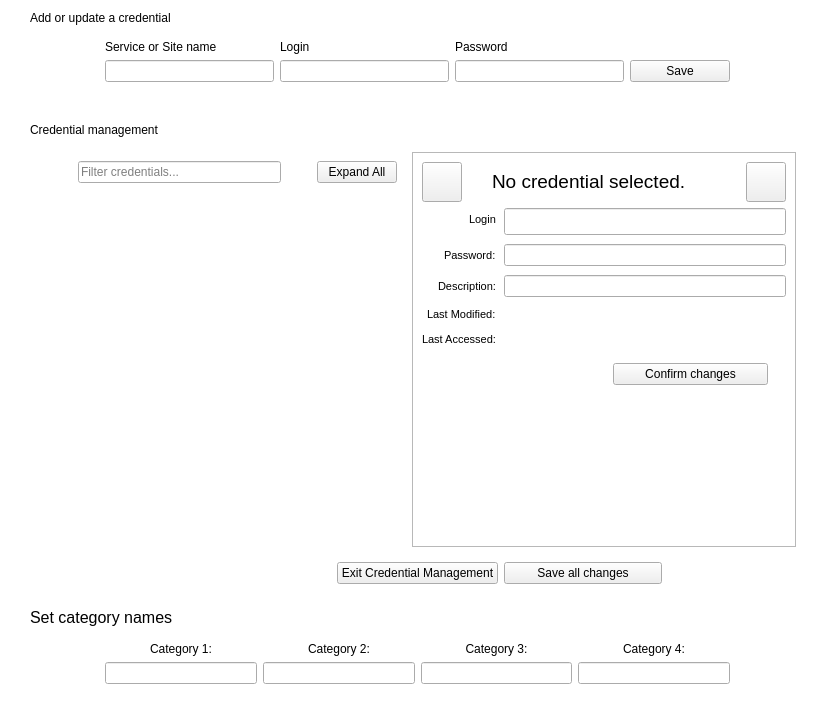
<?xml version="1.0" encoding="UTF-8"?>
<ui version="4.0">
 <class>CredentialsManagement</class>
 <widget class="QWidget" name="CredentialsManagement">
  <property name="geometry">
   <rect>
    <x>0</x>
    <y>0</y>
    <width>835</width>
    <height>704</height>
   </rect>
  </property>
  <property name="windowTitle">
   <string>Form</string>
  </property>
  <property name="styleSheet">
   <string notr="true">#CredentialsManagement
{
background-color: rgb(255, 255, 255);
}

.FrameTitle {
border: 2px solid #EFEFEF;
padding: 2px;
font-size: 12pt;
border-top: none;
border-left: none;
border-right: none;
}</string>
  </property>
  <layout class="QVBoxLayout" name="verticalLayout_4">
   <property name="leftMargin">
    <number>30</number>
   </property>
   <property name="rightMargin">
    <number>30</number>
   </property>
   <item>
    <widget class="QLabel" name="label">
     <property name="text">
      <string>Add or update a credential</string>
     </property>
     <property name="class" stdset="0">
      <string>FrameTitle</string>
     </property>
    </widget>
   </item>
   <item>
    <widget class="QWidget" name="quickInsertWidget" native="true">
     <layout class="QHBoxLayout" name="horizontalLayout">
      <property name="leftMargin">
       <number>75</number>
      </property>
      <property name="rightMargin">
       <number>75</number>
      </property>
      <item>
       <layout class="QGridLayout" name="gridLayoutAddCred">
        <item row="0" column="1">
         <widget class="QLabel" name="label_4">
          <property name="text">
           <string>Login</string>
          </property>
         </widget>
        </item>
        <item row="1" column="1">
         <widget class="QLineEdit" name="addCredLoginInput">
          <property name="maxLength">
           <number>62</number>
          </property>
         </widget>
        </item>
        <item row="1" column="0">
         <widget class="QLineEdit" name="addCredServiceInput">
          <property name="maxLength">
           <number>57</number>
          </property>
         </widget>
        </item>
        <item row="1" column="2">
         <widget class="PasswordLineEdit" name="addCredPasswordInput">
          <property name="maxLength">
           <number>31</number>
          </property>
         </widget>
        </item>
        <item row="0" column="0">
         <widget class="QLabel" name="label_3">
          <property name="text">
           <string>Service or Site name</string>
          </property>
         </widget>
        </item>
        <item row="0" column="2">
         <widget class="QLabel" name="label_5">
          <property name="text">
           <string>Password</string>
          </property>
         </widget>
        </item>
        <item row="1" column="3">
         <widget class="QPushButton" name="addCredentialButton">
          <property name="minimumSize">
           <size>
            <width>100</width>
            <height>0</height>
           </size>
          </property>
          <property name="text">
           <string>Save</string>
          </property>
         </widget>
        </item>
       </layout>
      </item>
     </layout>
    </widget>
   </item>
   <item>
    <widget class="QWidget" name="widget" native="true">
     <property name="minimumSize">
      <size>
       <width>0</width>
       <height>20</height>
      </size>
     </property>
    </widget>
   </item>
   <item>
    <widget class="QLabel" name="label_2">
     <property name="text">
      <string>Credential management</string>
     </property>
     <property name="class" stdset="0">
      <string>FrameTitle</string>
     </property>
    </widget>
   </item>
   <item>
    <widget class="QStackedWidget" name="stackedWidget">
     <property name="currentIndex">
      <number>1</number>
     </property>
     <widget class="QWidget" name="pageLocked">
      <layout class="QHBoxLayout" name="horizontalLayout_2">
       <property name="spacing">
        <number>35</number>
       </property>
       <item>
        <spacer name="horizontalSpacer">
         <property name="orientation">
          <enum>Qt::Horizontal</enum>
         </property>
         <property name="sizeHint" stdset="0">
          <size>
           <width>64</width>
           <height>20</height>
          </size>
         </property>
        </spacer>
       </item>
       <item>
        <widget class="QLabel" name="label_6">
         <property name="text">
          <string/>
         </property>
         <property name="pixmap">
          <pixmap resource="../img/images.qrc">:/management-mode.png</pixmap>
         </property>
        </widget>
       </item>
       <item>
        <layout class="QVBoxLayout" name="verticalLayout_6">
         <property name="spacing">
          <number>30</number>
         </property>
         <item>
          <spacer name="verticalSpacer_5">
           <property name="orientation">
            <enum>Qt::Vertical</enum>
           </property>
           <property name="sizeHint" stdset="0">
            <size>
             <width>20</width>
             <height>40</height>
            </size>
           </property>
          </spacer>
         </item>
         <item>
          <widget class="QLabel" name="label_15">
           <property name="font">
            <font>
             <pointsize>12</pointsize>
             <weight>75</weight>
             <bold>true</bold>
            </font>
           </property>
           <property name="text">
            <string>Credentials Management Mode</string>
           </property>
          </widget>
         </item>
         <item>
          <widget class="QLabel" name="label_16">
           <property name="text">
            <string>Browsing through your credentials list requires your device to be in management mode. Click the button below to start the process.</string>
           </property>
           <property name="wordWrap">
            <bool>true</bool>
           </property>
          </widget>
         </item>
         <item>
          <widget class="QPushButton" name="pushButtonEnterMMM">
           <property name="sizePolicy">
            <sizepolicy hsizetype="Preferred" vsizetype="Preferred">
             <horstretch>0</horstretch>
             <verstretch>0</verstretch>
            </sizepolicy>
           </property>
           <property name="text">
            <string>Enter Credentials Management Mode</string>
           </property>
          </widget>
         </item>
         <item>
          <spacer name="verticalSpacer_6">
           <property name="orientation">
            <enum>Qt::Vertical</enum>
           </property>
           <property name="sizeHint" stdset="0">
            <size>
             <width>20</width>
             <height>40</height>
            </size>
           </property>
          </spacer>
         </item>
        </layout>
       </item>
       <item>
        <spacer name="horizontalSpacer_3">
         <property name="orientation">
          <enum>Qt::Horizontal</enum>
         </property>
         <property name="sizeHint" stdset="0">
          <size>
           <width>63</width>
           <height>20</height>
          </size>
         </property>
        </spacer>
       </item>
      </layout>
     </widget>
     <widget class="QWidget" name="pageUnlocked">
      <layout class="QVBoxLayout" name="verticalLayout_3">
       <item>
        <layout class="QHBoxLayout" name="horizontalLayout_4">
         <item>
          <widget class="QWidget" name="credentialsListWdiget" native="true">
           <layout class="QVBoxLayout" name="verticalLayout">
            <item>
             <layout class="QHBoxLayout" name="horizontalLayout_filterCred">
              <item>
               <widget class="QToolButton" name="toolButtonFavFilter">
                <property name="minimumSize">
                 <size>
                  <width>18</width>
                  <height>18</height>
                 </size>
                </property>
                <property name="cursor">
                 <cursorShape>ArrowCursor</cursorShape>
                </property>
                <property name="mouseTracking">
                 <bool>false</bool>
                </property>
                <property name="text">
                 <string/>
                </property>
                <property name="checkable">
                 <bool>false</bool>
                </property>
                <property name="autoRaise">
                 <bool>true</bool>
                </property>
               </widget>
              </item>
              <item>
               <widget class="QLineEdit" name="lineEditFilterCred">
                <property name="sizePolicy">
                 <sizepolicy hsizetype="MinimumExpanding" vsizetype="Fixed">
                  <horstretch>0</horstretch>
                  <verstretch>0</verstretch>
                 </sizepolicy>
                </property>
                <property name="placeholderText">
                 <string>Filter credentials...</string>
                </property>
               </widget>
              </item>
              <item>
               <widget class="QToolButton" name="toolButtonClearFilter">
                <property name="minimumSize">
                 <size>
                  <width>18</width>
                  <height>18</height>
                 </size>
                </property>
                <property name="cursor">
                 <cursorShape>ArrowCursor</cursorShape>
                </property>
                <property name="mouseTracking">
                 <bool>false</bool>
                </property>
                <property name="text">
                 <string/>
                </property>
                <property name="checkable">
                 <bool>false</bool>
                </property>
                <property name="autoRaise">
                 <bool>true</bool>
                </property>
               </widget>
              </item>
              <item>
               <widget class="QPushButton" name="pushButtonExpandAll">
                <property name="text">
                 <string>Expand All</string>
                </property>
               </widget>
              </item>
             </layout>
            </item>
            <item>
             <widget class="CredentialView" name="credentialTreeView" native="true">
              <property name="sizePolicy">
               <sizepolicy hsizetype="MinimumExpanding" vsizetype="Expanding">
                <horstretch>0</horstretch>
                <verstretch>0</verstretch>
               </sizepolicy>
              </property>
             </widget>
            </item>
           </layout>
          </widget>
         </item>
         <item>
          <layout class="QVBoxLayout" name="verticalLayout_2">
           <item>
            <widget class="QFrame" name="credDisplayFrame">
             <property name="sizePolicy">
              <sizepolicy hsizetype="Fixed" vsizetype="Preferred">
               <horstretch>0</horstretch>
               <verstretch>0</verstretch>
              </sizepolicy>
             </property>
             <property name="minimumSize">
              <size>
               <width>384</width>
               <height>0</height>
              </size>
             </property>
             <property name="maximumSize">
              <size>
               <width>384</width>
               <height>16777215</height>
              </size>
             </property>
             <property name="frameShape">
              <enum>QFrame::StyledPanel</enum>
             </property>
             <property name="frameShadow">
              <enum>QFrame::Raised</enum>
             </property>
             <layout class="QVBoxLayout" name="verticalLayout_24">
              <item>
               <layout class="QHBoxLayout" name="horizontalLayout_6">
                <item>
                 <widget class="QPushButton" name="pushButtonFavorite">
                  <property name="minimumSize">
                   <size>
                    <width>40</width>
                    <height>40</height>
                   </size>
                  </property>
                  <property name="maximumSize">
                   <size>
                    <width>40</width>
                    <height>40</height>
                   </size>
                  </property>
                 </widget>
                </item>
                <item>
                 <widget class="QLineEdit" name="credDisplayServiceInput">
                  <property name="sizePolicy">
                   <sizepolicy hsizetype="MinimumExpanding" vsizetype="Fixed">
                    <horstretch>0</horstretch>
                    <verstretch>0</verstretch>
                   </sizepolicy>
                  </property>
                  <property name="font">
                   <font>
                    <pointsize>14</pointsize>
                   </font>
                  </property>
                  <property name="text">
                   <string>No credential selected.</string>
                  </property>
                  <property name="frame">
                   <bool>false</bool>
                  </property>
                  <property name="alignment">
                   <set>Qt::AlignCenter</set>
                  </property>
                  <property name="readOnly">
                   <bool>true</bool>
                  </property>
                 </widget>
                </item>
                <item>
                 <widget class="QToolButton" name="toolButtonEditService">
                  <property name="minimumSize">
                   <size>
                    <width>18</width>
                    <height>18</height>
                   </size>
                  </property>
                  <property name="cursor">
                   <cursorShape>ArrowCursor</cursorShape>
                  </property>
                  <property name="mouseTracking">
                   <bool>false</bool>
                  </property>
                  <property name="text">
                   <string/>
                  </property>
                  <property name="checkable">
                   <bool>false</bool>
                  </property>
                  <property name="autoRaise">
                   <bool>true</bool>
                  </property>
                 </widget>
                </item>
                <item>
                 <widget class="QPushButton" name="pushButtonDelete">
                  <property name="minimumSize">
                   <size>
                    <width>40</width>
                    <height>40</height>
                   </size>
                  </property>
                  <property name="maximumSize">
                   <size>
                    <width>40</width>
                    <height>40</height>
                   </size>
                  </property>
                 </widget>
                </item>
               </layout>
              </item>
              <item>
               <layout class="QFormLayout" name="formLayout">
                <property name="fieldGrowthPolicy">
                 <enum>QFormLayout::ExpandingFieldsGrow</enum>
                </property>
                <property name="rowWrapPolicy">
                 <enum>QFormLayout::WrapLongRows</enum>
                </property>
                <property name="labelAlignment">
                 <set>Qt::AlignRight|Qt::AlignTrailing|Qt::AlignVCenter</set>
                </property>
                <property name="formAlignment">
                 <set>Qt::AlignHCenter|Qt::AlignTop</set>
                </property>
                <property name="horizontalSpacing">
                 <number>8</number>
                </property>
                <property name="verticalSpacing">
                 <number>9</number>
                </property>
                <item row="4" column="0">
                 <widget class="QLabel" name="credDisplayLoginLabel">
                  <property name="sizePolicy">
                   <sizepolicy hsizetype="Preferred" vsizetype="Preferred">
                    <horstretch>0</horstretch>
                    <verstretch>0</verstretch>
                   </sizepolicy>
                  </property>
                  <property name="font">
                   <font>
                    <pointsize>8</pointsize>
                   </font>
                  </property>
                  <property name="text">
                   <string>Login</string>
                  </property>
                 </widget>
                </item>
                <item row="4" column="1">
                 <widget class="QLineEdit" name="credDisplayLoginInput">
                  <property name="font">
                   <font>
                    <pointsize>12</pointsize>
                    <weight>50</weight>
                    <bold>false</bold>
                   </font>
                  </property>
                 </widget>
                </item>
                <item row="6" column="0">
                 <widget class="QLabel" name="credDisplayPasswordLabel">
                  <property name="sizePolicy">
                   <sizepolicy hsizetype="Maximum" vsizetype="Preferred">
                    <horstretch>0</horstretch>
                    <verstretch>0</verstretch>
                   </sizepolicy>
                  </property>
                  <property name="font">
                   <font>
                    <pointsize>8</pointsize>
                   </font>
                  </property>
                  <property name="text">
                   <string>Password:</string>
                  </property>
                 </widget>
                </item>
                <item row="6" column="1">
                 <widget class="LockedPasswordLineEdit" name="credDisplayPasswordInput">
                  <property name="font">
                   <font>
                    <weight>50</weight>
                    <bold>false</bold>
                   </font>
                  </property>
                  <property name="maxLength">
                   <number>31</number>
                  </property>
                 </widget>
                </item>
                <item row="8" column="0">
                 <widget class="QLabel" name="credDisplayDescriptionLabel">
                  <property name="sizePolicy">
                   <sizepolicy hsizetype="Maximum" vsizetype="Preferred">
                    <horstretch>0</horstretch>
                    <verstretch>0</verstretch>
                   </sizepolicy>
                  </property>
                  <property name="font">
                   <font>
                    <pointsize>8</pointsize>
                   </font>
                  </property>
                  <property name="text">
                   <string>Description:</string>
                  </property>
                 </widget>
                </item>
                <item row="8" column="1">
                 <widget class="QLineEdit" name="credDisplayDescriptionInput">
                  <property name="font">
                   <font>
                    <weight>50</weight>
                    <bold>false</bold>
                   </font>
                  </property>
                  <property name="maxLength">
                   <number>22</number>
                  </property>
                 </widget>
                </item>
                <item row="9" column="0">
                 <widget class="QLabel" name="credDisplayCreationDateLabel">
                  <property name="sizePolicy">
                   <sizepolicy hsizetype="Maximum" vsizetype="Preferred">
                    <horstretch>0</horstretch>
                    <verstretch>0</verstretch>
                   </sizepolicy>
                  </property>
                  <property name="font">
                   <font>
                    <pointsize>8</pointsize>
                   </font>
                  </property>
                  <property name="text">
                   <string>Last Modified:</string>
                  </property>
                 </widget>
                </item>
                <item row="9" column="1">
                 <widget class="QLineEdit" name="credDisplayCreationDateInput">
                  <property name="font">
                   <font>
                    <weight>50</weight>
                    <bold>false</bold>
                   </font>
                  </property>
                  <property name="frame">
                   <bool>false</bool>
                  </property>
                  <property name="readOnly">
                   <bool>true</bool>
                  </property>
                 </widget>
                </item>
                <item row="10" column="0">
                 <widget class="QLabel" name="credDisplayModificationDateLabel">
                  <property name="sizePolicy">
                   <sizepolicy hsizetype="Maximum" vsizetype="Preferred">
                    <horstretch>0</horstretch>
                    <verstretch>0</verstretch>
                   </sizepolicy>
                  </property>
                  <property name="font">
                   <font>
                    <pointsize>8</pointsize>
                   </font>
                  </property>
                  <property name="text">
                   <string>Last Accessed:</string>
                  </property>
                 </widget>
                </item>
                <item row="10" column="1">
                 <widget class="QLineEdit" name="credDisplayModificationDateInput">
                  <property name="font">
                   <font>
                    <weight>50</weight>
                    <bold>false</bold>
                   </font>
                  </property>
                  <property name="frame">
                   <bool>false</bool>
                  </property>
                  <property name="readOnly">
                   <bool>true</bool>
                  </property>
                 </widget>
                </item>
               </layout>
              </item>
              <item>
               <layout class="QHBoxLayout" name="horizontalLayout_5">
                <property name="spacing">
                 <number>18</number>
                </property>
                <property name="leftMargin">
                 <number>18</number>
                </property>
                <property name="topMargin">
                 <number>10</number>
                </property>
                <property name="rightMargin">
                 <number>18</number>
                </property>
                <item>
                 <widget class="AnimatedColorButton" name="pushButtonCancel" native="true">
                  <property name="sizePolicy">
                   <sizepolicy hsizetype="MinimumExpanding" vsizetype="Preferred">
                    <horstretch>0</horstretch>
                    <verstretch>0</verstretch>
                   </sizepolicy>
                  </property>
                  <property name="minimumSize">
                   <size>
                    <width>50</width>
                    <height>0</height>
                   </size>
                  </property>
                  <property name="maximumSize">
                   <size>
                    <width>16777215</width>
                    <height>16777215</height>
                   </size>
                  </property>
                 </widget>
                </item>
                <item>
                 <widget class="QPushButton" name="pushButtonConfirm">
                  <property name="sizePolicy">
                   <sizepolicy hsizetype="MinimumExpanding" vsizetype="Fixed">
                    <horstretch>0</horstretch>
                    <verstretch>0</verstretch>
                   </sizepolicy>
                  </property>
                  <property name="maximumSize">
                   <size>
                    <width>16777215</width>
                    <height>16777215</height>
                   </size>
                  </property>
                  <property name="text">
                   <string>Confirm changes</string>
                  </property>
                 </widget>
                </item>
               </layout>
              </item>
              <item>
               <spacer name="verticalSpacer_4">
                <property name="orientation">
                 <enum>Qt::Vertical</enum>
                </property>
                <property name="sizeType">
                 <enum>QSizePolicy::Expanding</enum>
                </property>
                <property name="sizeHint" stdset="0">
                 <size>
                  <width>20</width>
                  <height>0</height>
                 </size>
                </property>
               </spacer>
              </item>
             </layout>
            </widget>
           </item>
          </layout>
         </item>
        </layout>
       </item>
       <item>
        <widget class="QWidget" name="controlsWidget" native="true">
         <layout class="QHBoxLayout" name="horizontalLayout_3">
          <item>
           <spacer name="horizontalSpacer_4">
            <property name="orientation">
             <enum>Qt::Horizontal</enum>
            </property>
            <property name="sizeHint" stdset="0">
             <size>
              <width>0</width>
              <height>0</height>
             </size>
            </property>
           </spacer>
          </item>
          <item>
           <widget class="AnimatedColorButton" name="buttonDiscard" native="true">
            <property name="sizePolicy">
             <sizepolicy hsizetype="MinimumExpanding" vsizetype="Preferred">
              <horstretch>0</horstretch>
              <verstretch>0</verstretch>
             </sizepolicy>
            </property>
            <property name="minimumSize">
             <size>
              <width>158</width>
              <height>0</height>
             </size>
            </property>
           </widget>
          </item>
          <item>
           <widget class="QPushButton" name="buttonExit">
            <property name="enabled">
             <bool>true</bool>
            </property>
            <property name="minimumSize">
             <size>
              <width>158</width>
              <height>0</height>
             </size>
            </property>
            <property name="text">
             <string>Exit Credential Management</string>
            </property>
           </widget>
          </item>
          <item>
           <widget class="QPushButton" name="buttonSaveChanges">
            <property name="minimumSize">
             <size>
              <width>158</width>
              <height>0</height>
             </size>
            </property>
            <property name="text">
             <string>Save all changes</string>
            </property>
           </widget>
          </item>
          <item>
           <spacer name="horizontalSpacer_2">
            <property name="orientation">
             <enum>Qt::Horizontal</enum>
            </property>
            <property name="sizeHint" stdset="0">
             <size>
              <width>0</width>
              <height>0</height>
             </size>
            </property>
           </spacer>
          </item>
         </layout>
        </widget>
       </item>
      </layout>
     </widget>
    </widget>
   </item>
   <item>
    <widget class="QLabel" name="label_UserCategories">
     <property name="font">
      <font>
       <pointsize>12</pointsize>
      </font>
     </property>
     <property name="text">
      <string>Set category names</string>
     </property>
     <property name="class" stdset="0">
      <string>FrameTitle</string>
     </property>
    </widget>
   </item>
   <item>
    <widget class="QWidget" name="widget_UserCategories" native="true">
     <layout class="QHBoxLayout" name="horizontalLayout_7">
      <property name="leftMargin">
       <number>75</number>
      </property>
      <property name="rightMargin">
       <number>75</number>
      </property>
      <item>
       <layout class="QGridLayout" name="gridLayout">
        <item row="0" column="3">
         <widget class="QLabel" name="labelCategory4">
          <property name="text">
           <string>Category 4:</string>
          </property>
          <property name="alignment">
           <set>Qt::AlignCenter</set>
          </property>
         </widget>
        </item>
        <item row="0" column="2">
         <widget class="QLabel" name="labelCategory3">
          <property name="text">
           <string>Category 3:</string>
          </property>
          <property name="alignment">
           <set>Qt::AlignCenter</set>
          </property>
         </widget>
        </item>
        <item row="0" column="1">
         <widget class="QLabel" name="labelCategory2">
          <property name="text">
           <string>Category 2:</string>
          </property>
          <property name="alignment">
           <set>Qt::AlignCenter</set>
          </property>
         </widget>
        </item>
        <item row="0" column="0">
         <widget class="QLabel" name="labelCategory1">
          <property name="text">
           <string>Category 1:</string>
          </property>
          <property name="alignment">
           <set>Qt::AlignCenter</set>
          </property>
         </widget>
        </item>
        <item row="1" column="0">
         <widget class="QLineEdit" name="lineEditCategory1"/>
        </item>
        <item row="1" column="1">
         <widget class="QLineEdit" name="lineEditCategory2"/>
        </item>
        <item row="1" column="2">
         <widget class="QLineEdit" name="lineEditCategory3"/>
        </item>
        <item row="1" column="3">
         <widget class="QLineEdit" name="lineEditCategory4"/>
        </item>
       </layout>
      </item>
     </layout>
    </widget>
   </item>
  </layout>
 </widget>
 <customwidgets>
  <customwidget>
   <class>AnimatedColorButton</class>
   <extends>QWidget</extends>
   <header>AnimatedColorButton.h</header>
  </customwidget>
  <customwidget>
   <class>PasswordLineEdit</class>
   <extends>QLineEdit</extends>
   <header>PasswordLineEdit.h</header>
  </customwidget>
  <customwidget>
   <class>LockedPasswordLineEdit</class>
   <extends>QLineEdit</extends>
   <header>PasswordLineEdit.h</header>
  </customwidget>
  <customwidget>
   <class>CredentialView</class>
   <extends>QWidget</extends>
   <header>CredentialView.h</header>
  </customwidget>
 </customwidgets>
 <tabstops>
  <tabstop>addCredServiceInput</tabstop>
  <tabstop>addCredLoginInput</tabstop>
  <tabstop>addCredPasswordInput</tabstop>
  <tabstop>addCredentialButton</tabstop>
  <tabstop>pushButtonEnterMMM</tabstop>
  <tabstop>credentialTreeView</tabstop>
  <tabstop>credDisplayLoginInput</tabstop>
  <tabstop>credDisplayPasswordInput</tabstop>
  <tabstop>credDisplayDescriptionInput</tabstop>
  <tabstop>credDisplayCreationDateInput</tabstop>
  <tabstop>credDisplayModificationDateInput</tabstop>
  <tabstop>buttonSaveChanges</tabstop>
  <tabstop>buttonDiscard</tabstop>
 </tabstops>
 <resources>
  <include location="../img/images.qrc"/>
  <include location="../img/images.qrc"/>
  <include location="../img/images.qrc"/>
 </resources>
 <connections/>
</ui>
